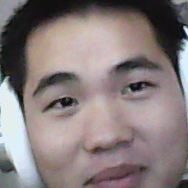
//> input picture work/opencv/pattern_recognition/picture-2.png, 188 x 188 px, given in place of the camera
$ ./detected   (built with g++ and OpenCV 4)
//> lines starting //> are read from the running program, lines starting //| are printed output that depends on the picture; after the words box and inside, x2 and y2 are one past the last pixel; in counts of white or black regions, pixels touching at a corner belong together
#include "opencv2/objdetect/objdetect.hpp"
#include "opencv2/video/video.hpp"
#include "opencv2/highgui/highgui.hpp"
#include "opencv2/imgproc/imgproc.hpp"

#include <iostream>
#include <stdio.h>
#include <cstring>

using namespace std;
using namespace cv;

/** Function Headers */
bool detectAndDisplay( Mat frame );
int online_detect(char ** , int);

/** Global variables */

String face_cascade_name = "/home/elvis/work/opencv/cascade_classifier/haarcascade_frontalface_alt2.xml";
String eyes_cascade_name = "/home/elvis/work/opencv/cascade_classifier/haarcascade_eye.xml";

CascadeClassifier face_cascade;
CascadeClassifier eyes_cascade;

String window_name = "Capture - Face detection";

/** @function main */
int main(int argc , char ** argv)
{
    return online_detect(argv , argc);
}

int online_detect(char ** argv , int argc)
{
//> called with argc = 1

    // VideoCapture capture("rtsp://admin:123456@192.168.1.10:554:h264/ch1/main/av_stream");
    VideoCapture capture(1);
    Mat frame;

    //-- 1. Load the cascades

    if( !face_cascade.load( face_cascade_name ) ){ printf("--(!)Error loading face cascade\n"); return -1; };
    if( !eyes_cascade.load( eyes_cascade_name ) ){ printf("--(!)Error loading eyes cascade\n"); return -1; };

    //-- 2. Read the video stream

    if(argc > 1)
    {
        Mat temp = imread(argv[1]);

        resize( temp , frame , Size(128 , 128) , 0 , 0 ,CV_INTER_LINEAR);

        while(true)
        {
            detectAndDisplay(frame);
            int c = waitKey(10);
            if(((char)c == 27))
            {
                break;
            }
        }
    }
    else
    {
        // capture.open(0);
        if ( ! capture.isOpened() ) { printf("--(!)Error opening video capture\n"); return -1; }
        cout << "open the camera done ." << endl;
        while ( capture.read(frame) )
        {
//> frame is the input picture: 188 rows x 188 cols, CV_8UC3; mean B, G, R 124.1, 124.1, 135.2
            if( frame.empty() )
            {
                printf(" --(!) No captured frame -- Break!");
                break;
            }
            //-- 3. Apply the classifier to the frame
            bool flag = detectAndDisplay( frame );
            if(flag) return 0;
            int c = waitKey(10);
            if( (char)c == 27 ) { break; } // escape
        }
    }
    return 0;
}

/** @function detectAndDisplay */
bool detectAndDisplay( Mat frame )
{
    std::vector<Rect> faces;
    Mat frame_gray;

    cvtColor( frame, frame_gray, COLOR_BGR2GRAY );
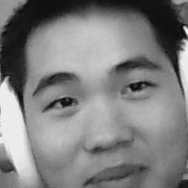
//> frame_gray: 188 rows x 188 cols, CV_8UC1; min 16, max 236, mean 127.3
    equalizeHist( frame_gray, frame_gray );
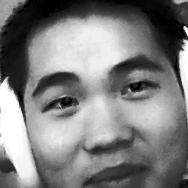
//> frame_gray: 188 rows x 188 cols, CV_8UC1; min 0, max 255, mean 126.7

    //-- Detect faces
    face_cascade.detectMultiScale(frame_gray, faces, 1.1, 2, 0|CASCADE_SCALE_IMAGE, Size(30, 30));
//> faces = 1 Rect (x, y, width, height): [12, 20, 163, 163]

    for ( size_t i = 0; i < faces.size(); i++ )
    {
        Point center( faces[i].x + faces[i].width/2, faces[i].y + faces[i].height/2 );

        // ellipse( frame, center, Size( faces[i].width/2, faces[i].height/2 ), 0, 0, 360, Scalar( 255, 0, 255 ), 4, 8, 0 );

        Mat faceROI = frame_gray( faces[i] );
        std::vector<Rect> eyes;

        //-- In each face, detect eyes
        eyes_cascade.detectMultiScale( faceROI, eyes, 1.1, 2, 0 |CASCADE_SCALE_IMAGE, Size(30, 30) );

        if(eyes.size() == 2)
        {
            // [9 lines of commented-out code are left out]


            rectangle(frame, Point(faces[i].x , faces[i].y), Point(faces[i].x + faces[i].width , faces[i].y + faces[i].height) , Scalar(0,255,0), 4, 8, 0);

            // imwrite(const cv::String &filename, InputArray img, const std::vector<int> &params)
            int x = faces[i].x - 10 >= 0 ? faces[i].x - 10 : 0;
            int y = faces[i].y - 10 >= 0 ? faces[i].y - 10 : 0;
            int width = faces[i].width + 10 ;
            int height = faces[i].height + 10;
            // imwrite("out.png" , frame(Rect (faces[i].x , faces[i].y , faces[i].width , faces[i].height)));
            imwrite("/home/elvis/work/opencv/cascade_classifier/out.png" , frame(Rect (x , y , width , height)));
            cout << "true" << endl;
            return true;
        }
    }
//> this loop made 1 pass
//> (center, x, y, width, height) on pass 1: (Point(93, 101), 2, 10, 173, 173)
//| true
//> pass 1, in detectAndDisplay, `Mat faceROI = frame_gray( faces[i] );`:
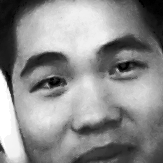
//> faceROI: 163 rows x 163 cols, CV_8UC1; min 0, max 255, mean 140.7
//> pass 1, in detectAndDisplay, `imwrite("/home/elvis/work/opencv/cascade_classifier/out.png" , frame(R..`:
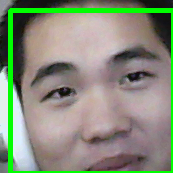
//> saved as out.png: 173 rows x 173 cols, CV_8UC3; mean B, G, R 121.1, 141, 134.1
//> in online_detect, `bool flag = detectAndDisplay( frame );`:
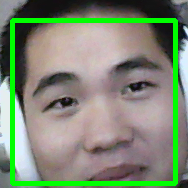
//> frame: 188 rows x 188 cols, CV_8UC3; 9.19% of pixels changed, all inside (x1, y1, x2, y2) = (10, 18, 178, 186)
//> in online_detect, `bool flag = detectAndDisplay( frame );`: flag = true
    //-- Show what you got
    imshow( window_name, frame );
    return false;
}

$ run again, on work/opencv/pattern_recognition/picture-3.png
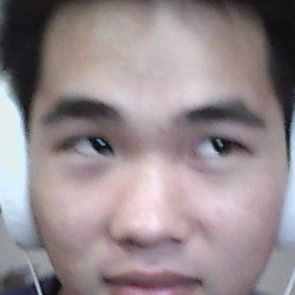
//> input picture work/opencv/pattern_recognition/picture-3.png, 295 x 295 px, given in place of the camera
//> in online_detect, frame is the input picture: 295 rows x 295 cols, CV_8UC3; mean B, G, R 141.1, 137.7, 149.3
//> faces = 1 Rect (x, y, width, height): [34, 42, 254, 253]
//> the loop in detectAndDisplay, `for ( size_t i = 0; i < faces.size(); i++ )` made 1 pass
//> (center, x, y, width, height) on pass 1: (Point(161, 168), 24, 32, 264, 263)
//> (printed output is left out)
//> pass 1, in detectAndDisplay, `Mat faceROI = frame_gray( faces[i] );`:
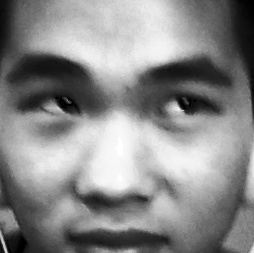
//> faceROI: 253 rows x 254 cols, CV_8UC1; min 0, max 255, mean 136.7
//> in online_detect, `bool flag = detectAndDisplay( frame );`:
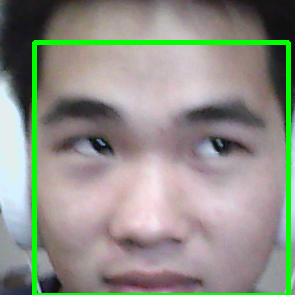
//> frame: 295 rows x 295 cols, CV_8UC3; 4.93% of pixels changed, all inside (x1, y1, x2, y2) = (32, 40, 291, 295)
//> flag = true

$ run again, on work/opencv/pattern_recognition/train.jpg
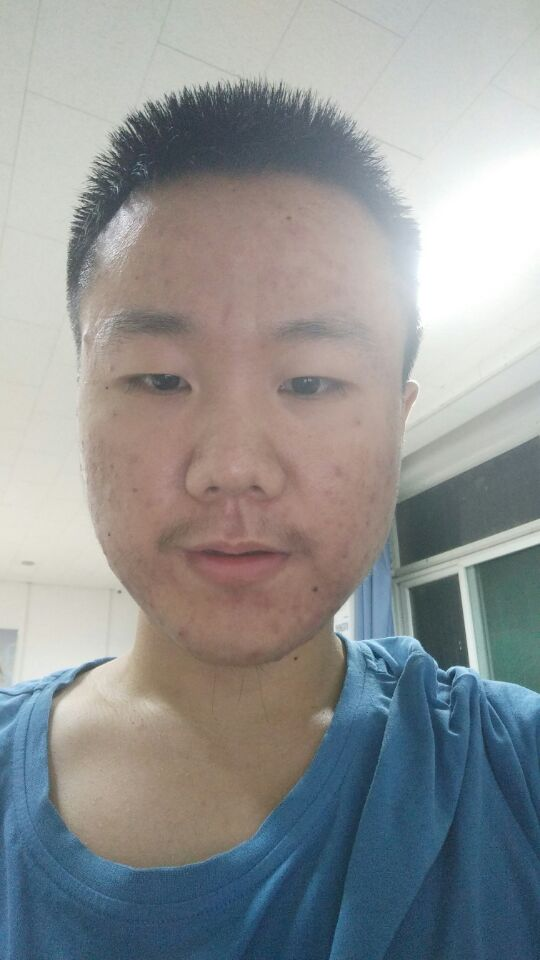
//> input picture work/opencv/pattern_recognition/train.jpg, 540 x 960 px, given in place of the camera
//> in online_detect, frame is the input picture: 960 rows x 540 cols, CV_8UC3; mean B, G, R 148.2, 147.6, 144.9
//> faces = 1 Rect (x, y, width, height): [47, 232, 383, 383]
//> the loop in detectAndDisplay, `for ( size_t i = 0; i < faces.size(); i++ )` made 1 pass
//> (center, x, y, width, height) on pass 1: (Point(238, 423), 37, 222, 393, 393)
//> (printed output is left out)
//> pass 1, in detectAndDisplay, `Mat faceROI = frame_gray( faces[i] );`:
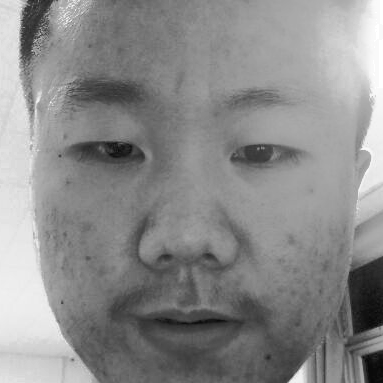
//> faceROI: 383 rows x 383 cols, CV_8UC1; min 7, max 255, mean 138.9
//> in online_detect, `bool flag = detectAndDisplay( frame );`:
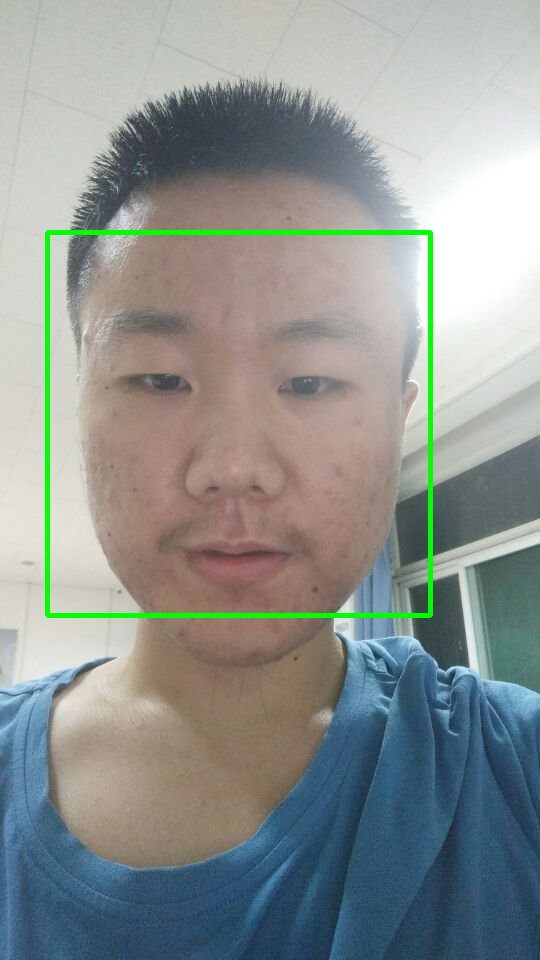
//> frame: 960 rows x 540 cols, CV_8UC3; 1.48% of pixels changed, all inside (x1, y1, x2, y2) = (45, 230, 433, 618)
//> flag = true
